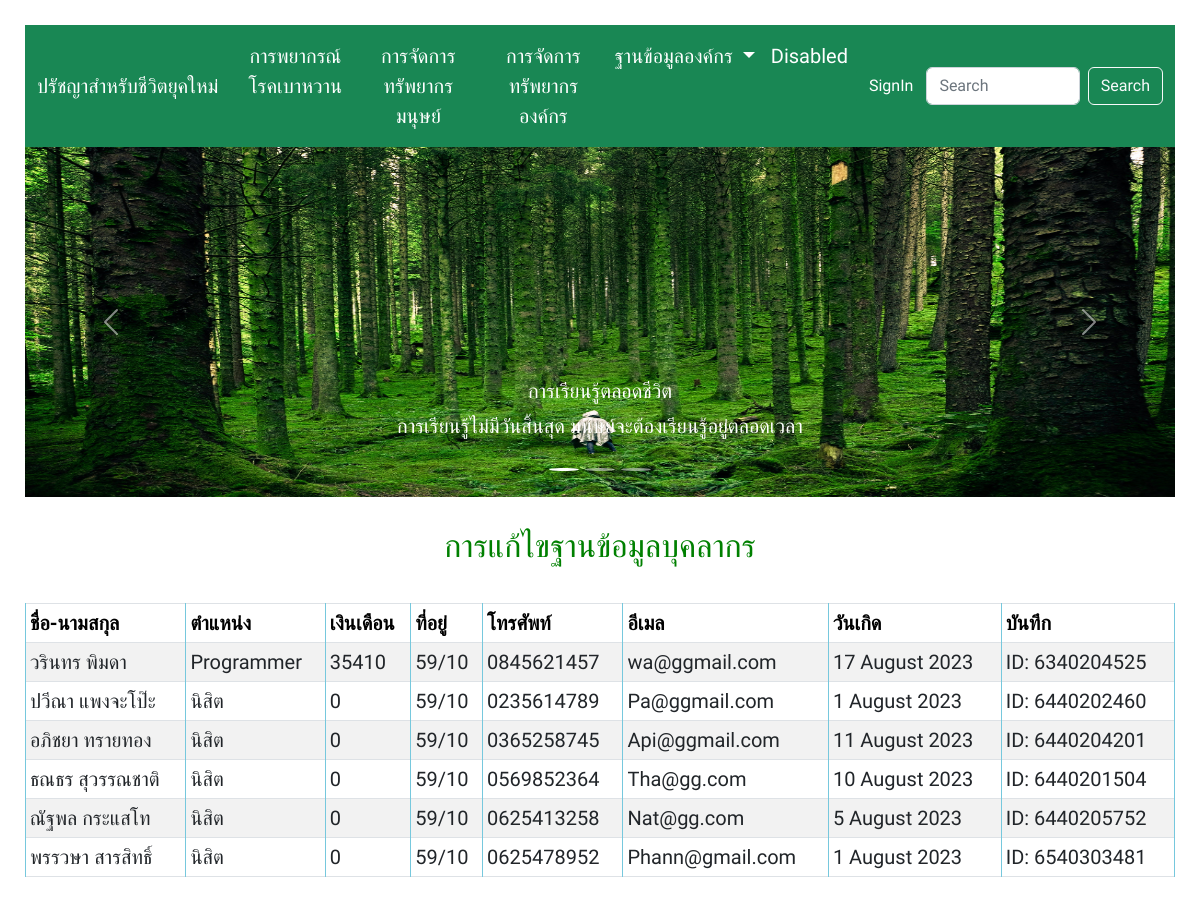
The page /employee/edit/ on the database its author committed.
### myapp/models.py (models this page shows)
class Employee(models.Model):
    firstname = models.CharField(max_length=50)
    lastname = models.CharField(max_length=50)
    gender = models.CharField(
        max_length=50,
        choices=[('Male', 'Male'), ('Female', 'Female')],
        default='Male'
        )
    position = models.CharField(max_length=50)
    salary = models.PositiveIntegerField()
    address = models.TextField()
    email = models.EmailField(unique=True, null=True, blank=True)
    phone = models.CharField(max_length=30, unique=True)
    birthday = models.DateField()
    religion = models.CharField(
        max_length=20,
        choices=[('พุทธ','พุทธ'), ('คริสต์', 'คริสต์'), ('อิสลาม', 'อิสลาม'), ('อื่นๆ', 'อื่นๆ')],
        default='พุทธ'
        )
    addition_note = models.TextField(null=True, blank=True)

### myapp/views.py (the view)
# urls.py: path('employee/edit/', views.employee_edit, name='emp_edit'),
def employee_edit(request):
    data = Employee.objects.all()
    return render(request, 'database/employee-edit.html', {'data': data})

### myapp/templates/database/employee-edit.html (shortened to what this page needs)
{% extends 'diabetes/main.html' %} {% block content %}
<br />
<div>
  <h2>การแก้ไขฐานข้อมูลบุคลากร</h2>
</div>
<br />
<table class="table table-striped table-bordered table-sm">
        <thead class="thead-dark">
          <tr>
            <th>ชื่อ-นามสกุล</th>
            <th>ตำแหน่ง</th>
            <th>เงินเดือน</th>
            <th>ที่อยู่</th>
            <th>โทรศัพท์</th>
            <th>อีเมล</th>
            <th>วันเกิด</th>
            <th>บันทึก</th>
          </tr>
        </thead>
        {% for r in data %}
        <tr>
          <td>{{ r.firstname }} {{ r.lastname }}</td>
          <td>{{ r.position }}</td>
          <td>{{ r.salary }}</td>
          <td>{{ r.address }}</td>
          <td>{{ r.phone }}</td>
          <td>{{ r.email }}</td>
          <td>{{ r.birthday|date:'j F Y' }}</td>
          <td>{{ r.addition_note }}</td>
        </tr>
        {% endfor %}
      </table>
  {% endblock %}

### static/css/style.css (style rules this page uses)
body { font-family: "Kanit", sans-serif; font-size: 20px; font-weight: normal; height: 100%; margin: 25px 0; padding-left: 25px; padding-right: 25px; }
div { font-family: "Kanit", sans-serif; text-align: center; color: green; }
table, th, td { border: 1px solid rgb(118, 200, 221); }
th { background-color: #04aa6d; color: black; }

### rows shown on the page
Employee: firstname "วรินทร", lastname "พิมดา", position "Programmer", salary "35410", address "59/10", phone "0845621457", email "wa@ggmail.com", birthday "17 August 2023", addition_note "ID: 6340204525"
Employee: firstname "ปวีณา", lastname "แพงจะโป๊ะ", position "นิสิต", salary "0", address "59/10", phone "0235614789", email "Pa@ggmail.com", birthday "1 August 2023", addition_note "ID: 6440202460"
Employee: firstname "อภิชยา", lastname "ทรายทอง", position "นิสิต", salary "0", address "59/10", phone "0365258745", email "Api@ggmail.com", birthday "11 August 2023", addition_note "ID: 6440204201"
Employee: firstname "ธณธร", lastname "สุวรรณชาติ", position "นิสิต", salary "0", address "59/10", phone "0569852364", email "Tha@gg.com", birthday "10 August 2023", addition_note "ID: 6440201504"
Employee: firstname "ณัฐพล", lastname "กระแสโท", position "นิสิต", salary "0", address "59/10", phone "0625413258", email "Nat@gg.com", birthday "5 August 2023", addition_note "ID: 6440205752"
Employee: firstname "พรรวษา", lastname "สารสิทธิ์", position "นิสิต", salary "0", address "59/10", phone "0625478952", email "Phann@gmail.com", birthday "1 August 2023", addition_note "ID: 6540303481"
